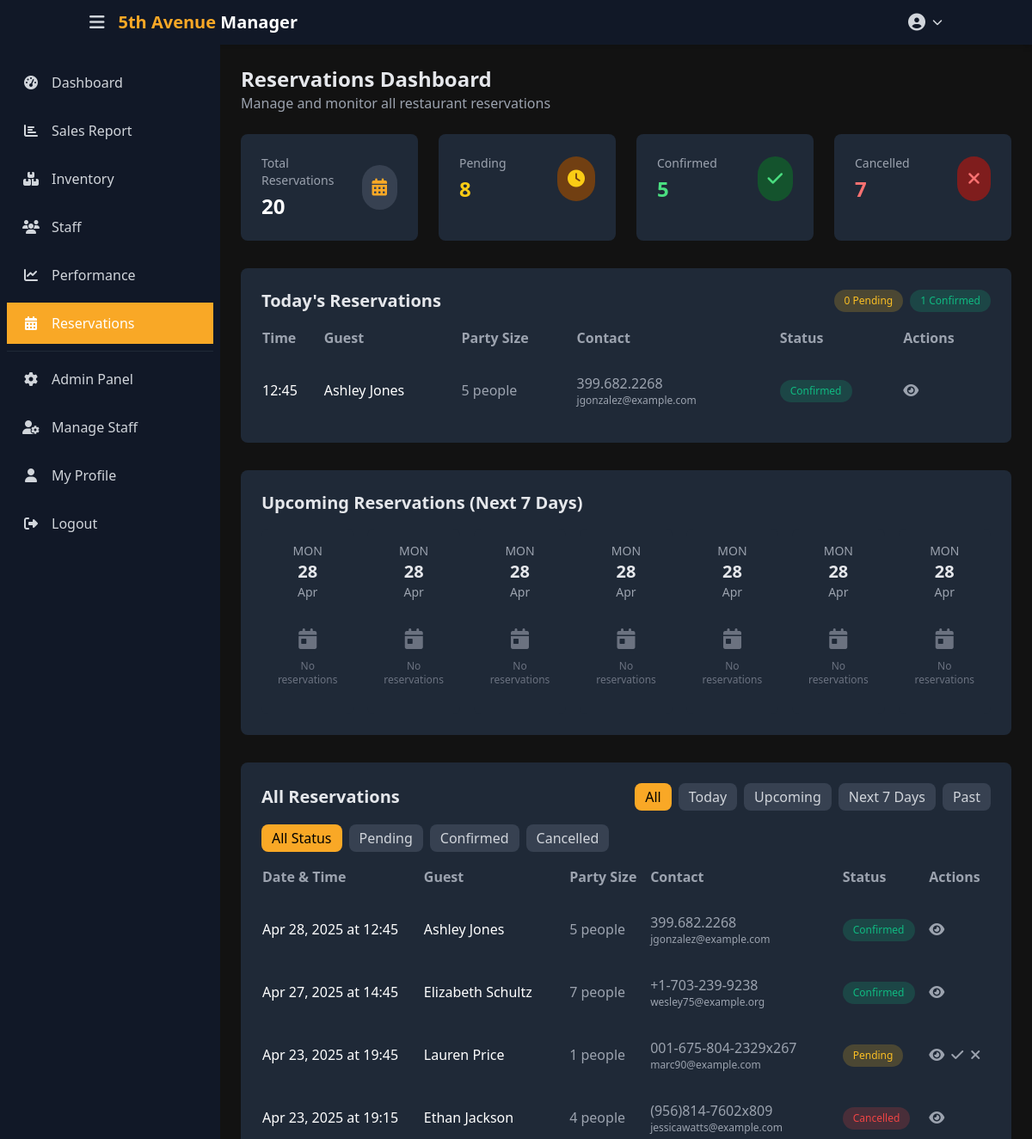
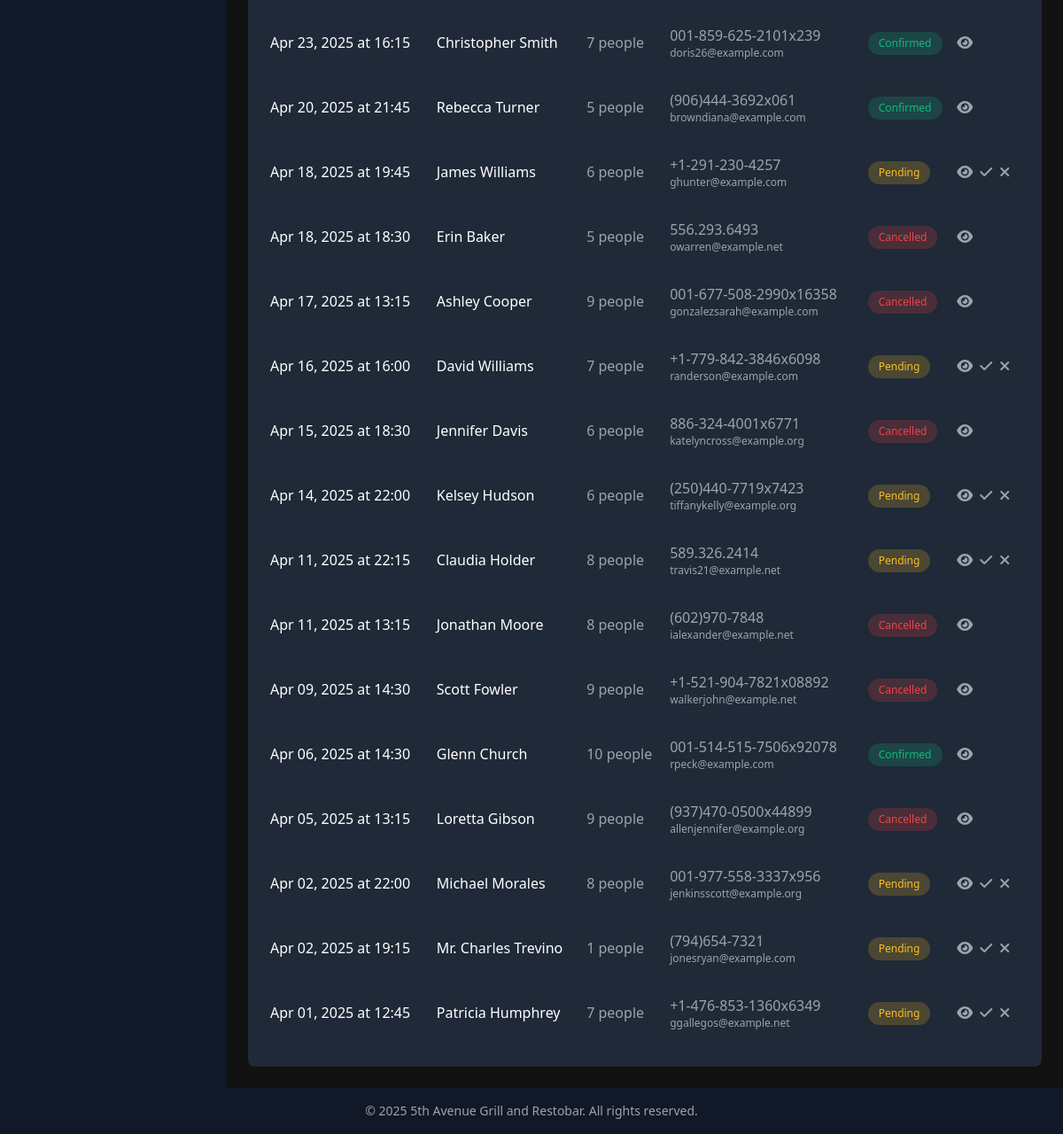
The page /manager/reservations/?date=all (signed in) on the database its author committed (2 pictures, top to bottom).
### ecommerce/models.py (models this page shows, shortened)
class Reservation(models.Model):
    STATUS_CHOICES = [
        ('PENDING', 'Pending'),
        ('CONFIRMED', 'Confirmed'),
        ('CANCELLED', 'Cancelled')
    ]
    user = models.ForeignKey(User, on_delete=models.CASCADE, related_name='reservations', null=True, blank=True)
    name = models.CharField(max_length=100)
    email = models.EmailField()
    phone = models.CharField(max_length=15)
    date = models.DateField()
    time = models.TimeField()
    party_size = models.PositiveIntegerField(
        validators=[MinValueValidator(1), MaxValueValidator(20)],
        help_text="Number of guests"
    )
    special_requests = models.TextField(blank=True)
    status = models.CharField(
        max_length=10,
        choices=STATUS_CHOICES,
        default='PENDING'
    )
    created_at = models.DateTimeField(auto_now_add=True)
    updated_at = models.DateTimeField(auto_now=True)
    class Meta:
        ordering = ['-date', '-time']

### ecommerce/manager.py (the view, shortened to what this page needs)
# urls.py: path('manager/reservations/', reservations_dashboard, name='reservations_dashboard'),
@login_required
def reservations_dashboard(request):
    today = timezone.now().date()
    total_reservations = Reservation.objects.count()
    pending_reservations = Reservation.objects.filter(status='PENDING').count()
    confirmed_reservations = Reservation.objects.filter(status='CONFIRMED').count()
    cancelled_reservations = Reservation.objects.filter(status='CANCELLED').count()
    today_reservations = Reservation.objects.filter(date=today).order_by('time')
    today_pending = today_reservations.filter(status='PENDING').count()
    today_confirmed = today_reservations.filter(status='CONFIRMED').count()
    next_week = today + datetime.timedelta(days=7)
    upcoming_reservations = Reservation.objects.filter(
        date__gt=today,
        date__lte=next_week
    ).order_by('date', 'time')
    reservations = Reservation.objects.all().order_by('-date', '-time')
    status_filter = request.GET.get('status')
    if status_filter and status_filter != 'all':
        reservations = reservations.filter(status=status_filter)
    date_filter = request.GET.get('date', 'upcoming')
    if date_filter == 'today':
        reservations = reservations.filter(date=today)
    elif date_filter == 'upcoming':
        reservations = reservations.filter(date__gte=today)
    elif date_filter == 'past':
        reservations = reservations.filter(date__lt=today)
    elif date_filter == 'next_week':
        reservations = reservations.filter(date__gt=today, date__lte=next_week)
    calendar_data = {}
    context = {
        'total_reservations': total_reservations,
        'pending_reservations': pending_reservations,
        'confirmed_reservations': confirmed_reservations,
        'cancelled_reservations': cancelled_reservations,
        'today_reservations': today_reservations,
        'today_pending': today_pending,
        'today_confirmed': today_confirmed,
        'upcoming_reservations': upcoming_reservations,
        'reservations': reservations,
        'status_filter': status_filter or 'all',
        'date_filter': date_filter,
        'status_choices': Reservation.STATUS_CHOICES,
        'calendar_data': calendar_data,
        'today': today,
        'active_section': 'reservations_dashboard'
    }
    return render(request, 'manager/reservations_dashboard.html', context)

### templates/manager/reservations_dashboard.html (shortened to what this page needs)
{% extends 'manager/base.html' %}
{% load static math_filters custom_filters %}
{% block page_title %}Reservations Dashboard{% endblock page_title %}
{% block page_subtitle %}Manage and monitor all restaurant reservations{% endblock page_subtitle %}
{% block content %}
<div class="space-y-8">
    <div class="grid grid-cols-1 md:grid-cols-4 gap-6">
        <div class="stat-card p-6 rounded-lg">
            <div class="flex items-center justify-between">
                <div>
                    <h3 class="text-gray-400 text-sm font-medium">Total Reservations</h3>
                    <p class="text-2xl font-bold mt-1 text-white">{{ total_reservations }}</p>
                </div>
                <div class="bg-gray-700 p-3 rounded-full">
                    <i class="fas fa-calendar-alt text-food-gold text-xl"></i>
                </div>
            </div>
        </div>
        <div class="stat-card p-6 rounded-lg">
            <div class="flex items-center justify-between">
                <div>
                    <h3 class="text-gray-400 text-sm font-medium">Pending</h3>
                    <p class="text-2xl font-bold mt-1 text-yellow-400">{{ pending_reservations }}</p>
                </div>
                <div class="bg-yellow-900 p-3 rounded-full">
                    <i class="fas fa-clock text-yellow-400 text-xl"></i>
                </div>
            </div>
        </div>
        <div class="stat-card p-6 rounded-lg">
            <div class="flex items-center justify-between">
                <div>
                    <h3 class="text-gray-400 text-sm font-medium">Confirmed</h3>
                    <p class="text-2xl font-bold mt-1 text-green-400">{{ confirmed_reservations }}</p>
                </div>
                <div class="bg-green-900 p-3 rounded-full">
                    <i class="fas fa-check text-green-400 text-xl"></i>
                </div>
            </div>
        </div>
        <div class="stat-card p-6 rounded-lg">
            <div class="flex items-center justify-between">
                <div>
                    <h3 class="text-gray-400 text-sm font-medium">Cancelled</h3>
                    <p class="text-2xl font-bold mt-1 text-red-400">{{ cancelled_reservations }}</p>
                </div>
                <div class="bg-red-900 p-3 rounded-full">
                    <i class="fas fa-times text-red-400 text-xl"></i>
                </div>
            </div>
        </div>
    </div>
    <div class="card p-6">
        <div class="flex justify-between items-center mb-4">
            <h2 class="text-xl font-bold">Today's Reservations</h2>
            <div class="flex space-x-2">
                <span class="status-badge pending">{{ today_pending }} Pending</span>
                <span class="status-badge confirmed">{{ today_confirmed }} Confirmed</span>
            </div>
        </div>
        {% if today_reservations %}
        <div class="overflow-x-auto">
            <table class="w-full">
                <thead>
                    <tr class="text-left text-gray-400 border-b border-gray-800">
                        <th class="pb-3">Time</th>
                        <th class="pb-3">Guest</th>
                        <th class="pb-3">Party Size</th>
                        <th class="pb-3">Contact</th>
                        <th class="pb-3">Status</th>
                        <th class="pb-3">Actions</th>
                    </tr>
                </thead>
                <tbody>
                    {% for reservation in today_reservations %}
                    <tr class="border-b border-gray-800">
                        <td class="py-4 text-white font-medium">{{ reservation.time|time:"H:i" }}</td>
                        <td class="py-4 text-white">{{ reservation.name }}</td>
                        <td class="py-4 text-gray-400">{{ reservation.party_size }} people</td>
                        <td class="py-4 text-gray-400">
                            <div>{{ reservation.phone }}</div>
                            <div class="text-xs">{{ reservation.email }}</div>
                        </td>
                        <td class="py-4">
                            {% if reservation.status == 'PENDING' %}
                            <span class="status-badge pending">Pending</span>
                            {% elif reservation.status == 'CONFIRMED' %}
                            <span class="status-badge confirmed">Confirmed</span>
                            {% elif reservation.status == 'CANCELLED' %}
                            <span class="status-badge cancelled">Cancelled</span>
                            {% endif %}
                        </td>
                        <td class="py-4">
                            <div class="flex space-x-2">
                                <button class="view-reservation-btn text-gray-400 hover:text-food-gold transition duration-300"
                                        data-reservation-id="{{ reservation.id }}" title="View Details">
                                    <i class="fas fa-eye"></i>
                                </button>
                            </div>
                        </td>
                    </tr>
                    {% endfor %}
                </tbody>
            </table>
        </div>
        {% endif %}
    </div>
    <div class="card p-6">
        <h2 class="text-xl font-bold mb-4">Upcoming Reservations (Next 7 Days)</h2>
        <div class="grid grid-cols-1 md:grid-cols-7 gap-4">
            {% for i in "1234567" %}
            {% with date_offset=forloop.counter0 %}
            {% with current_date=today|date:"Y-m-d" %}
            {% with display_date=today|date:"Y-m-d" %}
            <div class="calendar-day bg-gray-800 rounded-lg p-4">
                <div class="text-center mb-3">
                    <div class="text-sm text-gray-400">{{ today|date:"D"|upper }}</div>
                    <div class="text-xl font-bold">{{ today|date:"d" }}</div>
                    <div class="text-sm text-gray-400">{{ today|date:"M" }}</div>
                </div>
                {% with day_data=calendar_data|get_item:current_date %}
                {% if day_data %}
                <div class="space-y-2">
                    <div class="flex justify-between text-xs text-gray-400">
                        <span>Total:</span>
                        <span>{{ day_data.total }}</span>
                    </div>
                    <div class="flex justify-between text-xs">
                        <span class="text-yellow-400">Pending:</span>
                        <span>{{ day_data.pending }}</span>
                    </div>
                    <div class="flex justify-between text-xs">
                        <span class="text-green-400">Confirmed:</span>
                        <span>{{ day_data.confirmed }}</span>
                    </div>
                </div>
                {% else %}
                <div class="text-center text-gray-500 py-4">
                    <i class="fas fa-calendar-day text-2xl mb-2"></i>
                    <div class="text-xs">No reservations</div>
                </div>
                {% endif %}
                {% endwith %}
            </div>
            {% endwith %}
            {% endwith %}
            {% endwith %}
            {% endfor %}
        </div>
    </div>
    <div class="card p-6">
        <div class="flex justify-between items-center mb-4">
            <h2 class="text-xl font-bold">All Reservations</h2>
            <div class="flex space-x-2">
                <a href="{% url 'reservations_dashboard' %}?date=all"
                   class="px-3 py-1 rounded-lg {% if date_filter == 'all' %}bg-food-gold text-black{% else %}bg-gray-700 text-gray-300{% endif %}">
                    All
                </a>
                <a href="{% url 'reservations_dashboard' %}?date=today"
                   class="px-3 py-1 rounded-lg {% if date_filter == 'today' %}bg-food-gold text-black{% else %}bg-gray-700 text-gray-300{% endif %}">
                    Today
                </a>
                <a href="{% url 'reservations_dashboard' %}?date=upcoming"
                   class="px-3 py-1 rounded-lg {% if date_filter == 'upcoming' %}bg-food-gold text-black{% else %}bg-gray-700 text-gray-300{% endif %}">
                    Upcoming
                </a>
                <a href="{% url 'reservations_dashboard' %}?date=next_week"
                   class="px-3 py-1 rounded-lg {% if date_filter == 'next_week' %}bg-food-gold text-black{% else %}bg-gray-700 text-gray-300{% endif %}">
                    Next 7 Days
                </a>
                <a href="{% url 'reservations_dashboard' %}?date=past"
                   class="px-3 py-1 rounded-lg {% if date_filter == 'past' %}bg-food-gold text-black{% else %}bg-gray-700 text-gray-300{% endif %}">
                    Past
                </a>
            </div>
        </div>
        <div class="flex flex-wrap gap-2 mb-4">
            <a href="{% url 'reservations_dashboard' %}?status=all{% if date_filter != 'all' %}&date={{ date_filter }}{% endif %}"
               class="px-3 py-1 rounded-lg {% if status_filter == 'all' %}bg-food-gold text-black{% else %}bg-gray-700 text-gray-300{% endif %}">
                All Status
            </a>
            {% for status_code, status_name in status_choices %}
            <a href="{% url 'reservations_dashboard' %}?status={{ status_code }}{% if date_filter != 'all' %}&date={{ date_filter }}{% endif %}"
               class="px-3 py-1 rounded-lg {% if status_filter == status_code %}bg-food-gold text-black{% else %}bg-gray-700 text-gray-300{% endif %}">
                {{ status_name }}
            </a>
            {% endfor %}
        </div>
        {% if reservations %}
        <div class="overflow-x-auto">
            <table class="w-full">
                <thead>
                    <tr class="text-left text-gray-400 border-b border-gray-800">
                        <th class="pb-3">Date & Time</th>
                        <th class="pb-3">Guest</th>
                        <th class="pb-3">Party Size</th>
                        <th class="pb-3">Contact</th>
                        <th class="pb-3">Status</th>
                        <th class="pb-3">Actions</th>
                    </tr>
                </thead>
                <tbody>
                    {% for reservation in reservations %}
                    <tr class="border-b border-gray-800">
                        <td class="py-4 text-white font-medium">{{ reservation.date|date:"M d, Y" }} at {{ reservation.time|time:"H:i" }}</td>
                        <td class="py-4 text-white">{{ reservation.name }}</td>
                        <td class="py-4 text-gray-400">{{ reservation.party_size }} people</td>
                        <td class="py-4 text-gray-400">
                            <div>{{ reservation.phone }}</div>
                            <div class="text-xs">{{ reservation.email }}</div>
                        </td>
                        <td class="py-4">
                            {% if reservation.status == 'PENDING' %}
                            <span class="status-badge pending">Pending</span>
                            {% elif reservation.status == 'CONFIRMED' %}
                            <span class="status-badge confirmed">Confirmed</span>
                            {% elif reservation.status == 'CANCELLED' %}
                            <span class="status-badge cancelled">Cancelled</span>
                            {% endif %}
                        </td>
                        <td class="py-4">
                            <div class="flex space-x-2">
                                <button class="view-reservation-btn text-gray-400 hover:text-food-gold transition duration-300"
                                        data-reservation-id="{{ reservation.id }}" title="View Details">
                                    <i class="fas fa-eye"></i>
                                </button>
                                {% if reservation.status == 'PENDING' %}
                                <form method="post" class="inline">
                                    <button type="submit" class="text-gray-400 hover:text-green-500 transition duration-300" title="Confirm Reservation">
                                        <i class="fas fa-check"></i>
                                    </button>
                                </form>
                                <form method="post" class="inline">
                                    <button type="submit" class="text-gray-400 hover:text-red-500 transition duration-300" title="Cancel Reservation">
                                        <i class="fas fa-times"></i>
                                    </button>
                                </form>
                                {% endif %}
                            </div>
                        </td>
                    </tr>
                    {% endfor %}
                </tbody>
            </table>
        </div>
        {% endif %}
    </div>
</div>
{% endblock content %}

### rows shown on the page
Reservation: time "12:45", name "Ashley Jones", party_size "5", phone "399.682.2268", email "jgonzalez@example.com", status "Confirmed", date "Apr 28, 2025"
Reservation: date "Apr 27, 2025", time "14:45", name "Elizabeth Schultz", party_size "7", phone "+1-703-239-9238", email "wesley75@example.org", status "Confirmed"
Reservation: date "Apr 23, 2025", time "19:45", name "Lauren Price", party_size "1", phone "001-675-804-2329x267", email "marc90@example.com", status "Pending"
Reservation: date "Apr 23, 2025", time "19:15", name "Ethan Jackson", party_size "4", phone "(956)814-7602x809", email "jessicawatts@example.com", status "Cancelled"
Reservation: date "Apr 23, 2025", time "16:15", name "Christopher Smith", party_size "7", phone "001-859-625-2101x239", email "doris26@example.com", status "Confirmed"
Reservation: date "Apr 20, 2025", time "21:45", name "Rebecca Turner", party_size "5", phone "(906)444-3692x061", email "browndiana@example.com", status "Confirmed"
Reservation: date "Apr 18, 2025", time "19:45", name "James Williams", party_size "6", phone "+1-291-230-4257", email "ghunter@example.com", status "Pending"
Reservation: date "Apr 18, 2025", time "18:30", name "Erin Baker", party_size "5", phone "556.293.6493", email "owarren@example.net", status "Cancelled"
Reservation: date "Apr 17, 2025", time "13:15", name "Ashley Cooper", party_size "9", phone "001-677-508-2990x16358", email "gonzalezsarah@example.com", status "Cancelled"
Reservation: date "Apr 16, 2025", time "16:00", name "David Williams", party_size "7", phone "+1-779-842-3846x6098", email "randerson@example.com", status "Pending"
Reservation: date "Apr 15, 2025", time "18:30", name "Jennifer Davis", party_size "6", phone "886-324-4001x6771", email "katelyncross@example.org", status "Cancelled"
Reservation: date "Apr 14, 2025", time "22:00", name "Kelsey Hudson", party_size "6", phone "(250)440-7719x7423", email "tiffanykelly@example.org", status "Pending"
Reservation: date "Apr 11, 2025", time "22:15", name "Claudia Holder", party_size "8", phone "589.326.2414", email "travis21@example.net", status "Pending"
Reservation: date "Apr 11, 2025", time "13:15", name "Jonathan Moore", party_size "8", phone "(602)970-7848", email "ialexander@example.net", status "Cancelled"
Reservation: date "Apr 09, 2025", time "14:30", name "Scott Fowler", party_size "9", phone "+1-521-904-7821x08892", email "walkerjohn@example.net", status "Cancelled"
Reservation: date "Apr 06, 2025", time "14:30", name "Glenn Church", party_size "10", phone "001-514-515-7506x92078", email "rpeck@example.com", status "Confirmed"
Reservation: date "Apr 05, 2025", time "13:15", name "Loretta Gibson", party_size "9", phone "(937)470-0500x44899", email "allenjennifer@example.org", status "Cancelled"
Reservation: date "Apr 02, 2025", time "22:00", name "Michael Morales", party_size "8", phone "001-977-558-3337x956", email "jenkinsscott@example.org", status "Pending"
Reservation: date "Apr 02, 2025", time "19:15", name "Mr. Charles Trevino", party_size "1", phone "(794)654-7321", email "jonesryan@example.com", status "Pending"
Reservation: date "Apr 01, 2025", time "12:45", name "Patricia Humphrey", party_size "7", phone "+1-476-853-1360x6349", email "ggallegos@example.net", status "Pending"

### other values the page prints
{{ total_reservations }} "20"
{{ pending_reservations }} "8"
{{ confirmed_reservations }} "5"
{{ cancelled_reservations }} "7"
{{ today_pending }} "0"
{{ today_confirmed }} "1"
{{ today|date:"D"|upper }} "MON" "MON" "MON" "MON" "MON" "MON" "MON"
{{ today|date:"d" }} "28" "28" "28" "28" "28" "28" "28"
{{ today|date:"M" }} "Apr" "Apr" "Apr" "Apr" "Apr" "Apr" "Apr"
{{ status_name }} "Pending" "Confirmed" "Cancelled"
